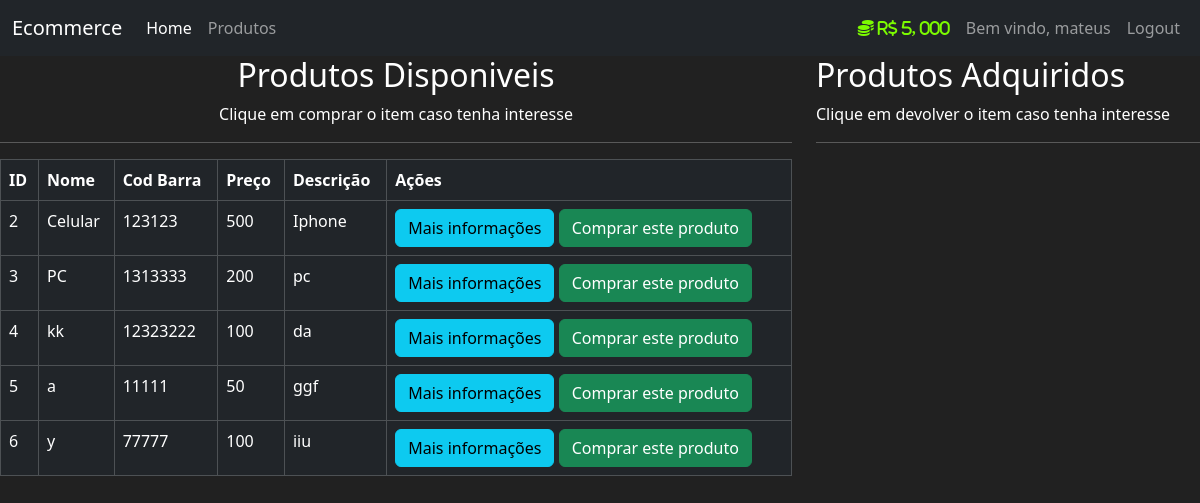
Page /produtos (signed in) on the earlier database version.
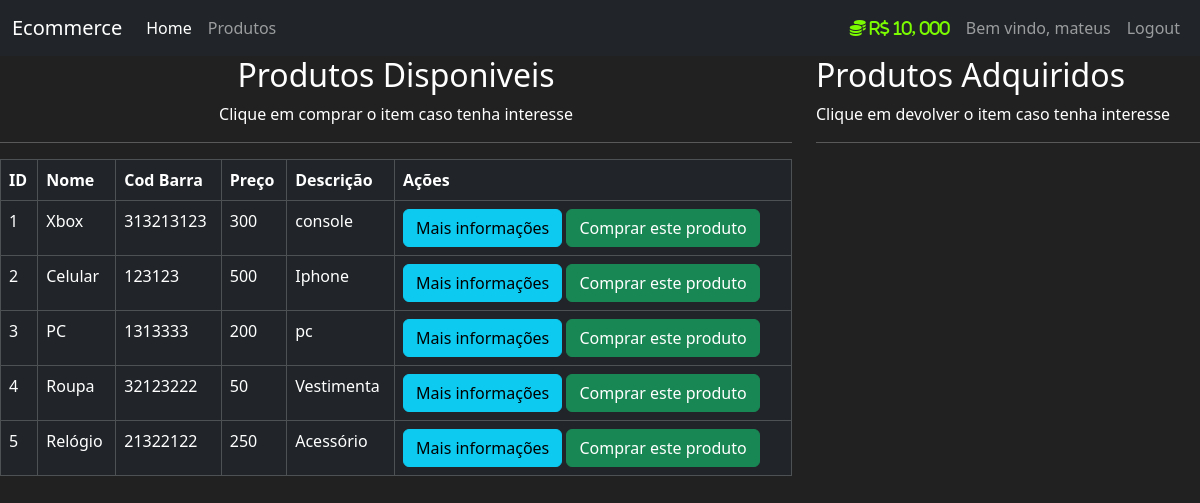
Same page on the later database version.
### mercado/models.py (models this page shows, shortened)
class User(db.Model, UserMixin):
    id = db.Column(db.Integer,primary_key=True)
    usuario = db.Column(db.String(length=30),nullable=False, unique=True)
    email = db.Column(db.String(length=50),nullable=False, unique=True)
    senha = db.Column(db.String(length=60),nullable=False, unique=True)
    valor = db.Column(db.Integer,nullable=False, default=5000)
    itens = db.relationship('Item', backref='dono_user', lazy=True)
    @property
    def formataValor(self):
        if len(str(self.valor)) >= 4:
            return f'R$ {str(self.valor)[:-3]}, {str(self.valor)[-3:]}'
        else:
            return f'R$ {self.valor}'
    @property
    def senhacrip(self):
        return self.senhacrip

class Item(db.Model):
    Id = db.Column(db.Integer,primary_key=True)
    nome = db.Column(db.String(length=30),nullable=False, unique=True)
    preco = db.Column(db.Integer,nullable=False)
    cod_barra = db.Column(db.String(length=12),nullable=False, unique=True)
    descricao = db.Column(db.String(length=1024),nullable=False, unique=True)
    dono = db.Column(db.Integer, db.ForeignKey('user.id'))

### mercado/routes.py (the view, shortened to what this page needs)
@app.route('/produtos', methods=['GET', 'POST'])
@login_required
def page_produto():
    compra_form = CompraProdutoForm()
    venda_form = VendaProdutoForm()
    itens = Item.query.filter_by(dono=None)
    dono_itens = Item.query.filter_by(dono=current_user.id)
    return render_template("produtos.html", itens=itens, compra_form=compra_form, dono_itens=dono_itens, venda_form=venda_form)

### mercado/models.py (called while the page is built)
@login_manager.user_loader
def load_user(user_id):
    return User.query.get(int(user_id))

### mercado/templates/produtos.html (shortened to what this page needs)
{% extends 'base.html' %}
{% block conteudo %}
    <div class="row">
      <div class="col-8">
        <h2 style="text-align: center">Produtos Disponiveis</h2>
        <p style="text-align: center;">Clique em comprar o item caso tenha interesse</p>
        <hr />
        <table class="table table-hover table-dark table-bordered">
          <thead>
            <tr>
              <th scope="col">ID</th>
              <th scope="col">Nome</th>
              <th scope="col">Cod Barra</th>
              <th scope="col">Preço</th>
              <th scope="col">Descrição</th>
              <th scope="col">Ações</th>
            </tr>
          </thead>
          <tbody>
            {% for item in itens %}
            <tr>
              <td>{{item.Id}}</td>
              <td>{{item.nome}}</td>
              <td>{{item.cod_barra}}</td>
              <td>{{item.preco}}</td>
              <td>{{item.descricao}}</td>
              <td>
                <button data-bs-toggle="modal" data-bs-target="#exampleModal-{{item.Id}}" class="btn btn-outline btn-info">Mais informações</button>
                <button data-bs-toggle="modal" data-bs-target="#exampleModalCompra-{{item.Id}}" class="btn btn-outline btn-success">Comprar este produto</button>
              </td>
            </tr>
            {% endfor %}
          </tbody>
        </table>
      </div>
      <div class="col-4">
          <h2>Produtos Adquiridos</h2>
          <p>Clique em devolver o item caso tenha interesse</p>
          <hr>
      </div>
    </div>
{% endblock %}

### mercado/templates/base.html (shortened to what this page needs)
<!DOCTYPE html>
<html lang="en">
  <head>
    <link
      rel="stylesheet"
      href="https://cdn.jsdelivr.net/npm/bootstrap@5.3.3/dist/css/bootstrap.min.css"
      rel="stylesheet"
    />
  </head>
  <body>
    <nav class="navbar navbar-expand-lg navbar-dark bg-dark">
      <div class="container-fluid">
        <a class="navbar-brand" href="#">Ecommerce</a>
        <div class="collapse navbar-collapse" id="navbarSupportedContent">
          <div class="navbar-nav me-auto">
            <a class="nav-link active" aria-current="page" href="{{url_for('page_home')}}">Home</a>
            <a class="nav-link" href="{{url_for('page_produto')}}">Produtos</a>
          </div>
          {% if current_user.is_authenticated %}
          <div class="navbar-nav ms-auto">
            <a class="nav-link" style="color: lawngreen; font-weight: bold;">
                <i class="fas fa-coins">
                  {{current_user.formataValor}}
                </i>
            </a>
            <a class="nav-link">Bem vindo, {{current_user.usuario}}</a>
            <a href="{{url_for('page_logout')}}" class="nav-link">Logout</a>
          </div>
          {% else %}
          <div class="navbar-nav ms-auto">
            <a class="nav-link" href="{{url_for('page_login')}}">Login</a>
            <a class="nav-link" href="{{url_for('page_cadastro')}}">Cadastro</a>
          </div>
          {% endif %}
        </div>
      </div>
    </nav>
    {% block conteudo %}
    {% endblock %}
  </body>
</html>

### mercado/templates/base.html (style rules this page uses)
body { background-color: #212121; color: white; }

Differences in the rows shown:
removed Item: Id "6", nome "y", cod_barra "77777", preco "100", descricao "iiu"
changed User "mateus": formataValor "R$ 5, 000" → "R$ 10, 000"
now on this page (row edited): Item: Id "1", nome "Xbox", cod_barra "313213123", preco "300", descricao "console"
changed Item id 4: nome "kk" → "Roupa"; cod_barra "12323222" → "32123222"; preco "100" → "50"; descricao "da" → "Vestimenta"
changed Item id 5: nome "a" → "Relógio"; cod_barra "11111" → "21322122"; preco "50" → "250"; descricao "ggf" → "Acessório"
